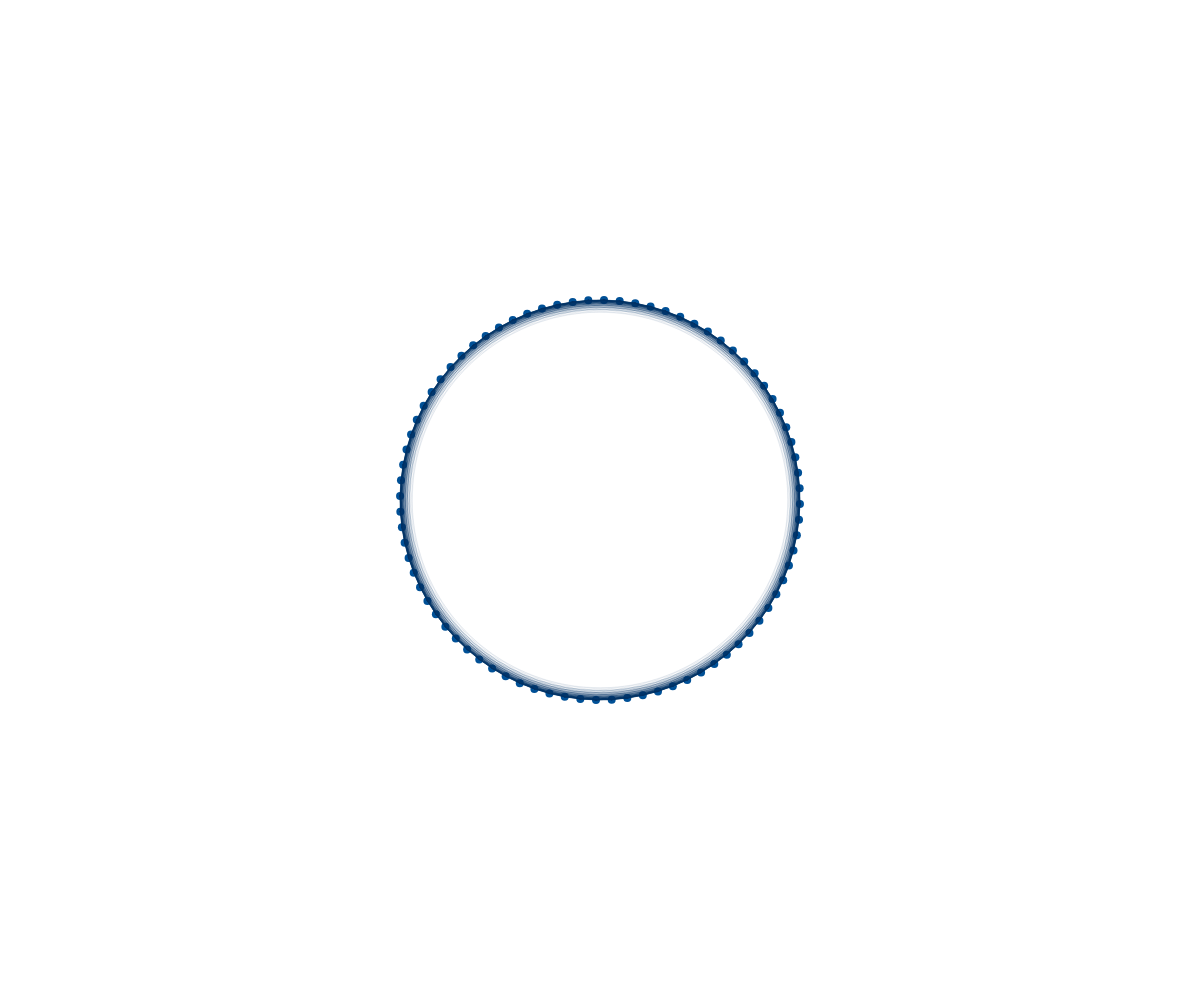
Frame 1 (no input)
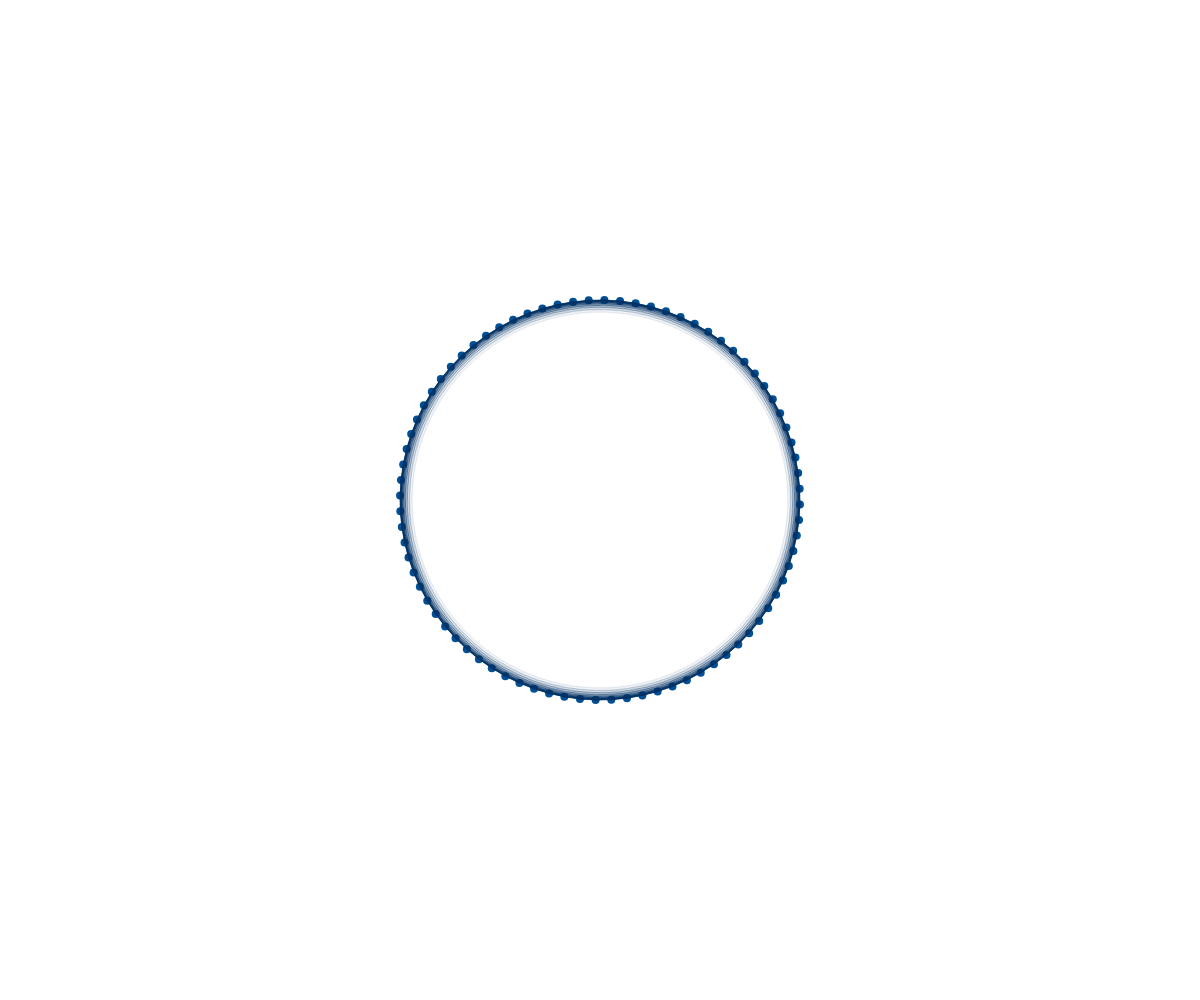
Frame 60 (no input)
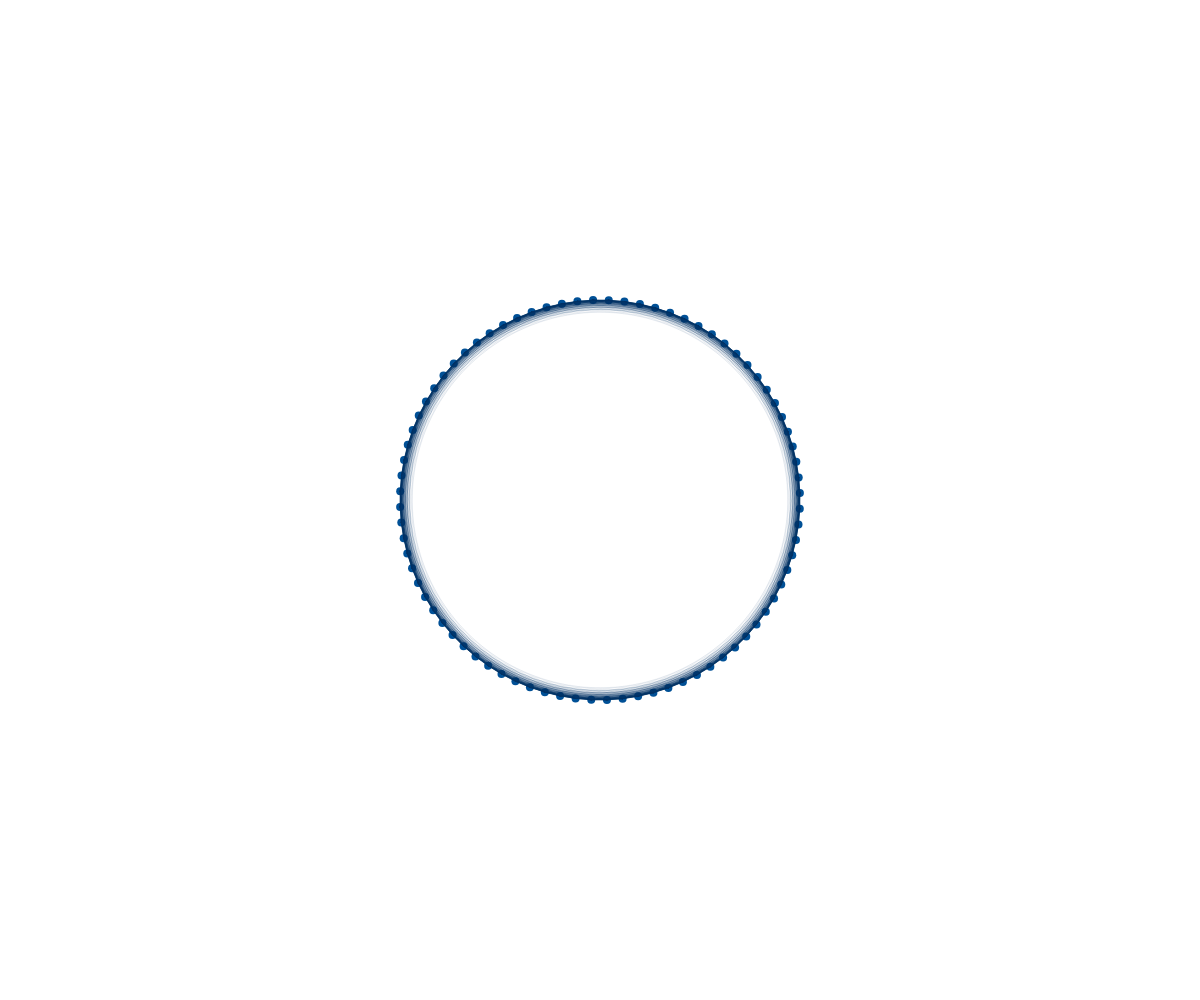
Frame 120 (the mouse pressed at the canvas centre since frame 60)

The p5.js sketch that drew these frames (run headless with seeded random() and noise() and a simulated clock; from frame 60 on, the mouse is pressed at the canvas centre):

// p5.js sketch
// ── sketch.js
let particles = [];
let numParticles = 80;

function setup() {
  createCanvas(windowWidth, windowHeight);
  for (let i = 0; i < numParticles; i++) {
    particles.push(new RigidParticle(i));
  }
}

function draw() {
  // 残像を許さない、完璧な上書き（忘却を許さない執着）
  background(255); 

  // 1. 全ての粒子は「秩序」に従う
  particles.forEach(p => {
    p.update();
    p.display();
  });

  // 2. 厳格なネットワーク（全ての関係性を計算し尽くす）
  for (let i = 0; i < particles.length; i++) {
    for (let j = i + 1; j < particles.length; j++) {
      let d = dist(particles[i].pos.x, particles[i].pos.y, particles[j].pos.x, particles[j].pos.y);
      
      // 距離が一定以内なら、必ず、正確に線を引く（例外を許さない）
      if (d < 150) {
        stroke(0, 50, 100, map(d, 0, 150, 200, 0));
        strokeWeight(1);
        line(particles[i].pos.x, particles[i].pos.y, particles[j].pos.x, particles[j].pos.y);
      }
    }
  }
}

class RigidParticle {
  constructor(id) {
    this.id = id;
    this.pos = createVector(width/2, height/2);
    this.angle = (TWO_PI / numParticles) * id;
    this.radius = 200;
  }

  update() {
    // 【整合性の核：数学的必然】
    // 粒子は「サイン・コサイン」の完璧な円軌道から1ピクセルも外れない
    let speed = frameCount * 0.02;
    this.pos.x = width/2 + cos(this.angle + speed) * this.radius;
    this.pos.y = height/2 + sin(this.angle + speed) * this.radius;

    // マウス（外部入力）が来ると、一斉に、等しく、正確に反応する
    let d = dist(mouseX, mouseY, this.pos.x, this.pos.y);
    if (d < 100) {
      this.pos.x += (this.pos.x - mouseX) * 0.1;
      this.pos.y += (this.pos.y - mouseY) * 0.1;
    }
  }

  display() {
    fill(0, 80, 150);
    noStroke();
    // 揺らぎのない、硬い正円
    circle(this.pos.x, this.pos.y, 8);
  }
}
